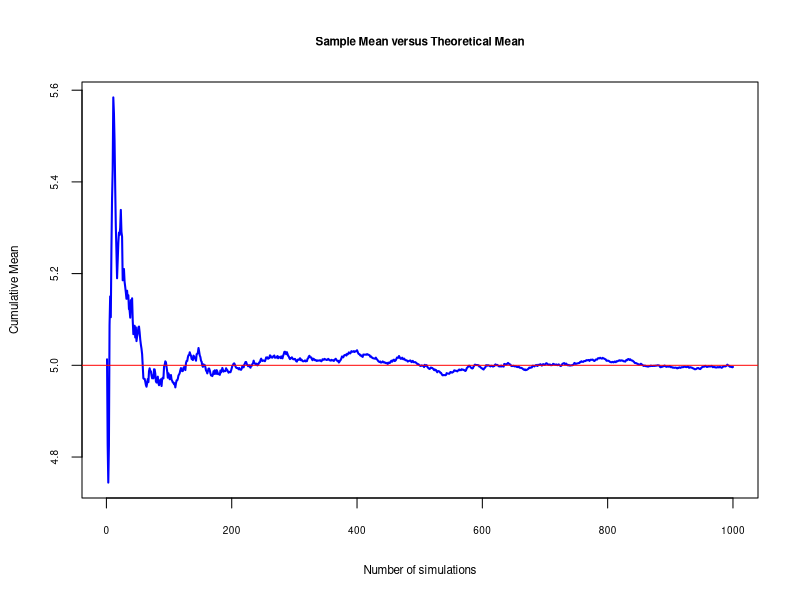
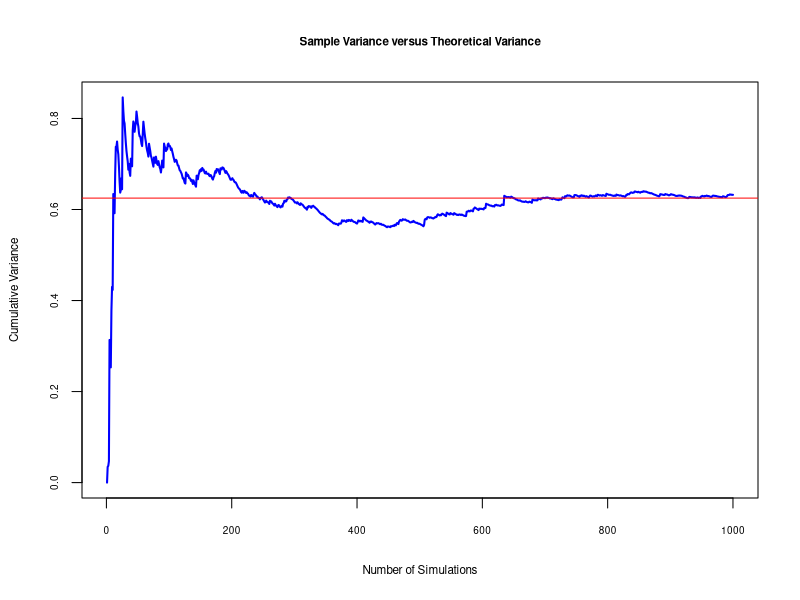
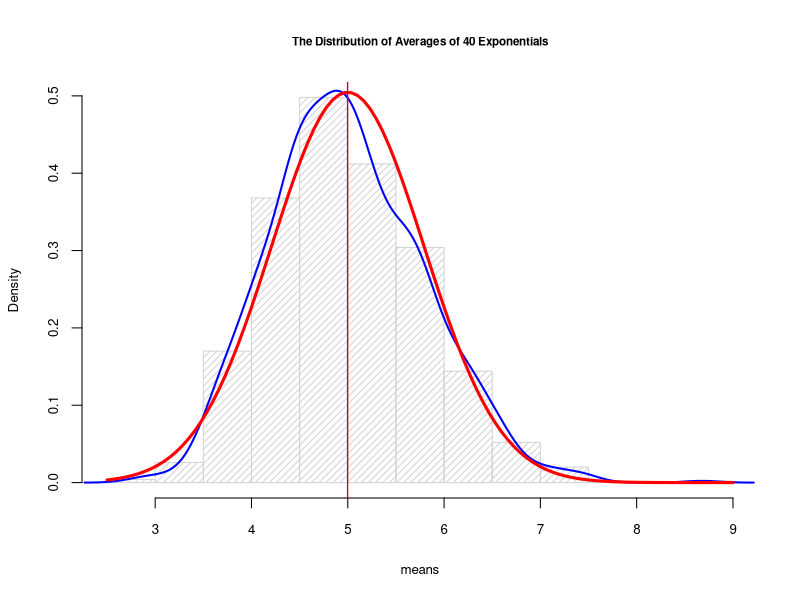

Write R code to recreate these figures, in order.
## ---- chunk 1
knitr::opts_chunk$set(echo = TRUE, message = FALSE)
## ---- chunk 2
n <- 40   # sample size
lambda <- 0.2 # the rate of the exponential distribution
t <- 1000 # number of simulations
mu <- 1/lambda # the mean of the distribution
sigma <- 1/lambda # the standard deviation of the distribution
## ---- chunk 3
mns <- NULL
for(i in 1:t) mns = c(mns, mean(rexp(n, lambda)))
## ---- chunk 4
mean(mns) # sample mean
mu # theoretical mean
## ---- chunk 5
cummns <- cumsum(mns)/(1:t)
plot(cummns, type="l", lwd=2, col = "blue", 
     cex=1, cex.lab = .7, cex.axis = .6, cex.main = .7, cex.sub=.5, 
     main = "Sample Mean versus Theoretical Mean",
     xlab = "Number of simulations", ylab = "Cumulative Mean")
abline(h=sigma, col="red", lwd=1)
## ---- chunk 6
var(mns) # sample variance
sigma^2/n # theoreical variance
## ---- chunk 7
vars <- cumsum(mns^2)/(1:t)-cummns^2
plot(vars, type="l", lwd=2, col = "blue", 
     cex=1, cex.lab = .7, cex.axis = .6, cex.main = .7, cex.sub=.5,  
     main = "Sample Variance versus Theoretical Variance",
     xlab = "Number of Simulations", ylab = "Cumulative Variance")
abline(h=sigma^2/n, col="red", lwd=1)
## ---- chunk 8
hist(mns, density = 20, breaks = 20, prob = TRUE, 
     cex.lab = .8, cex.axis = .8, cex = 1, cex.main = .7, 
     main = "The Distribution of Averages of 40 Exponentials", xlab = "means")
lines(density(mns), lwd = 2, col = "blue")
curve(dnorm(x, mean = mu, sd = sigma/sqrt(n)), col = "red", lwd = 3, add = TRUE)
abline(v = mean(mns), col = "blue")
abline(v = mu, col = "red")
